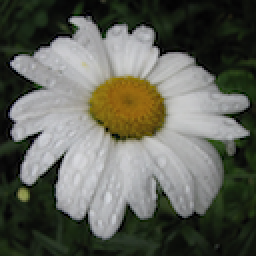
#> input picture Week02/Day01/Flower Color Images Dataset/flower_images/flower_images/0024.png, 128 x 128 px, given in place of 19_009.png, which was not available (shown 2 times larger)
$ jupyter execute DailyChallenge_Hands_on_image_Transformation.ipynb   (shell and % lines are left out)   (text cells are left out)
#> lines starting #> are read from the running program, lines starting #| are printed output that depends on the picture; pictures that were not available may be replaced by others from this repository, and a replacement may not be noted
[cell 1]
from google.colab import files

[cell 2]
files.upload()
#> the answer given: 0024.png

[cell 3]
import matplotlib.pyplot as plt
from PIL import Image
# Load an image using PIL
image_path = 'flowers/flowers/19_009.png'
original_image = Image.open(image_path)
#> original_image is the input picture: PIL image 128x128 RGBA; mean R, G, B, A 95.7, 98, 88.3, 255

# Display the original image using matplotlib
plt.imshow(original_image)

[cell 4]
from scipy.ndimage import rotate
from PIL import Image, ImageOps
import numpy as np


 # Rotation
 #On convertit l'image en tableau de chiffres car Scipy ne comprend pas les ima-
 #mais les chiffres. Après traitement, on ft le traitement inverse(array->img)
def rotate_image_30_degrees(image):
    image_array = np.array(image)
    rotated_array = rotate(image_array, angle=30, reshape=False)
    return Image.fromarray(rotated_array)

# Zoom
#Pas besoin de convertir en array ici car PIL sait bien zoomer et comprend les
#images.
def zoom_image(image, scale=1.2):
    width, height = image.size
    return image.resize((int(width * scale), int(height * scale)))

# --- MISE EN APPLICATION DES FONCTIONS CRéES---
image_rotated = rotate_image_30_degrees(original_image)
#> in rotate_image_30_degrees, `rotated_array = rotate(image_array, angle=30, reshape=False)`:
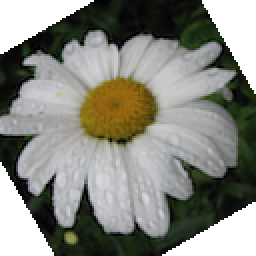
#> rotated_array: shape (128, 128, 4) (shown 2 times larger); mean R, G, B, A 92.4, 93.6, 85.5, 213.8; transparent parts drawn white
image_flipped = ImageOps.flip(ImageOps.mirror(original_image)) # Miroir + Flip
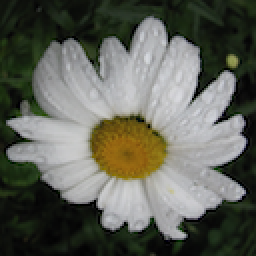
#> image_flipped: PIL image 128x128 RGBA (shown 2 times larger); mean R, G, B, A 95.7, 98, 88.3, 255
image_zoomed = zoom_image(original_image, 1.2)
#> in zoom_image, `return image.resize((int(width * scale), int(height * scale)))`:
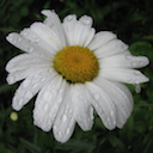
#> returned value: PIL image 153x153 RGBA; mean R, G, B, A 95.7, 98, 88.3, 255

# --- VISUALISATION AVEC MATPLOTLIB ---
# On fixe le nombre de grilles avec leurs tailles
fig, axes = plt.subplots(1, 4, figsize=(15, 5))

# On affiche ce qui sera inscrit pour chaque grille, retire les graduations inu-
#tiles et place chaque image dans une grille grâce à leurs indexs

axes[0].imshow(original_image)
axes[0].set_title("Originale")
axes[0].axis('off')

axes[1].imshow(image_rotated)
axes[1].set_title("Rotation 30°")
axes[1].axis('off')

axes[2].imshow(image_flipped)
axes[2].set_title("Flips (H + V)")
axes[2].axis('off')

axes[3].imshow(image_zoomed)
axes[3].set_title("Zoom 1.2x")
axes[3].axis('off')

#Resserre proprement les images et les cases pour qu'elles ne se croisent pas
#entre elles
plt.tight_layout()
#Affiche
plt.show()
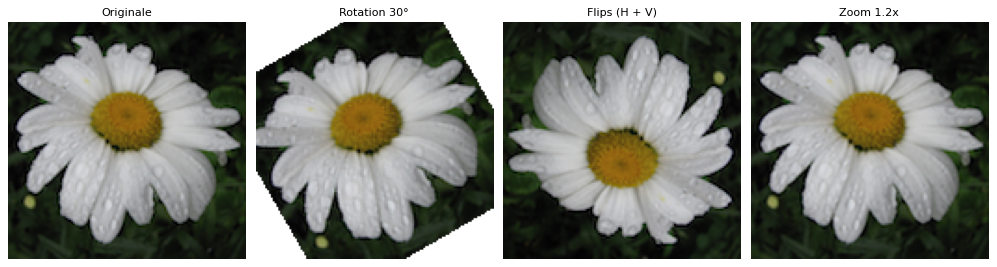
#> figure drawn by matplotlib, 4 panels

$ run again, on Week02/Day01/Flower Color Images Dataset/flower_images/flower_images/0030.png
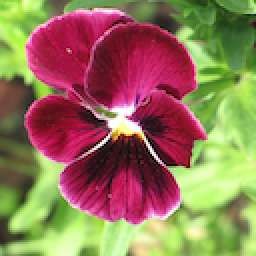
#> input picture Week02/Day01/Flower Color Images Dataset/flower_images/flower_images/0030.png, 128 x 128 px, given in place of 19_009.png, which was not available (shown 2 times larger)
#> original_image is the input picture: PIL image 128x128 RGBA; mean R, G, B, A 147.4, 118.7, 87, 255
#> `image_flipped = ImageOps.flip(ImageOps.mirror(original_image))`:
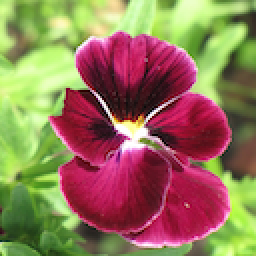
#> image_flipped: PIL image 128x128 RGBA (shown 2 times larger); mean R, G, B, A 147.4, 118.7, 87, 255
#> `plt.show()`:
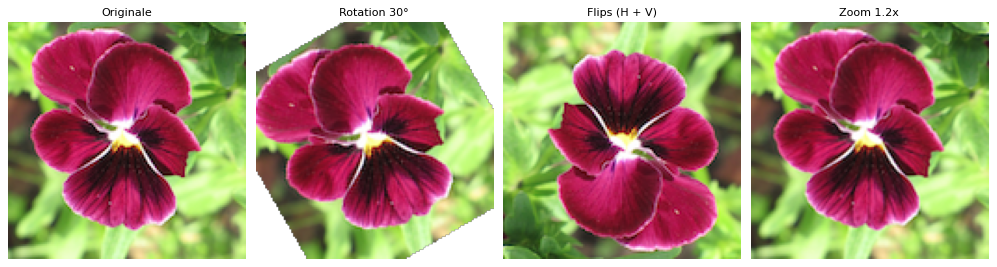
#> figure drawn by matplotlib, 4 panels

$ run again, on Week02/Day01/Flower Color Images Dataset/flower_images/flower_images/0042.png
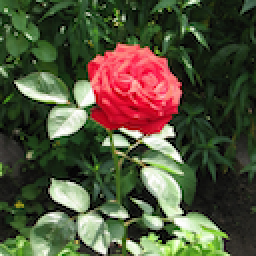
#> input picture Week02/Day01/Flower Color Images Dataset/flower_images/flower_images/0042.png, 128 x 128 px, given in place of 19_009.png, which was not available (shown 2 times larger)
#> original_image is the input picture: PIL image 128x128 RGBA; mean R, G, B, A 81.4, 81.8, 58.1, 255
#> `image_flipped = ImageOps.flip(ImageOps.mirror(original_image))`:
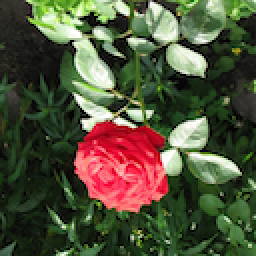
#> image_flipped: PIL image 128x128 RGBA (shown 2 times larger); mean R, G, B, A 81.4, 81.8, 58.1, 255
#> `plt.show()`:
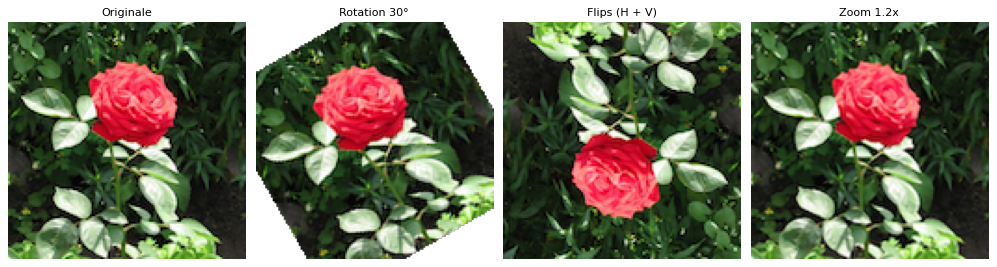
#> figure drawn by matplotlib, 4 panels
